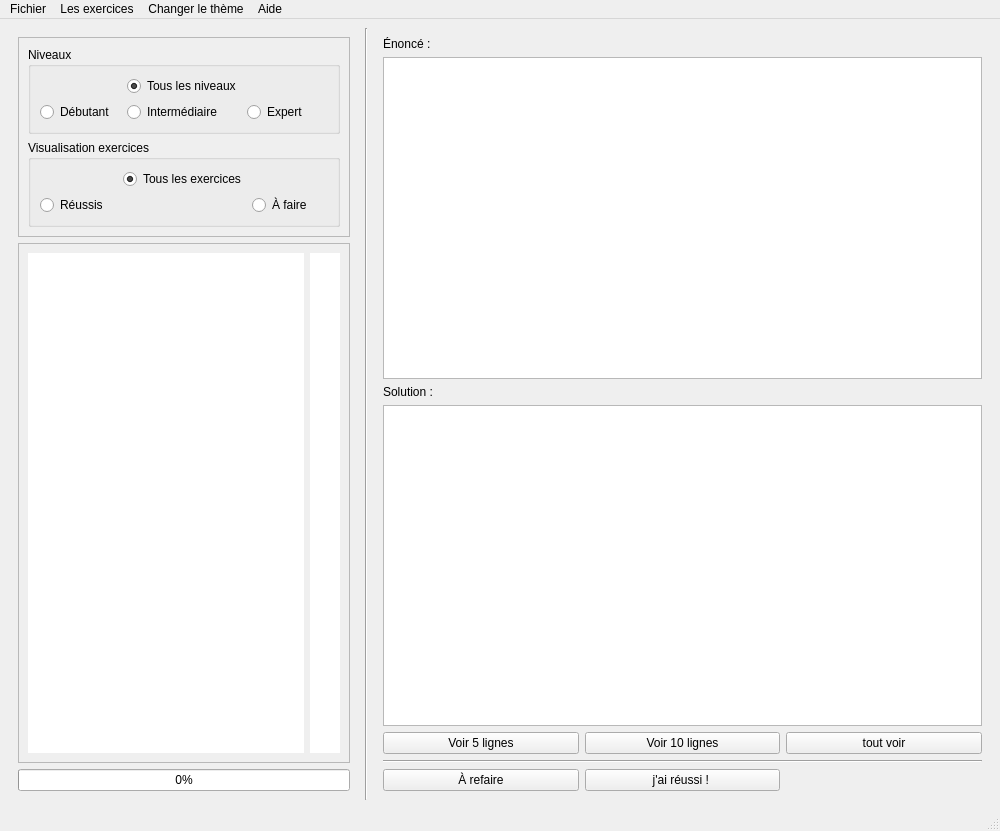
<?xml version="1.0" encoding="UTF-8"?>
<ui version="4.0">
 <class>ExercicesPython</class>
 <widget class="QMainWindow" name="ExercicesPython">
  <property name="geometry">
   <rect>
    <x>0</x>
    <y>0</y>
    <width>1000</width>
    <height>831</height>
   </rect>
  </property>
  <property name="minimumSize">
   <size>
    <width>1000</width>
    <height>0</height>
   </size>
  </property>
  <property name="windowTitle">
   <string>Fiches d'exercice Python</string>
  </property>
  <widget class="QWidget" name="fenetreprincipale_2">
   <layout class="QGridLayout" name="gridLayout_6">
    <item row="0" column="1" rowspan="3">
     <widget class="Line" name="line_2">
      <property name="orientation">
       <enum>Qt::Vertical</enum>
      </property>
     </widget>
    </item>
    <item row="0" column="2" rowspan="3">
     <widget class="QFrame" name="Frcoldroite">
      <property name="enabled">
       <bool>true</bool>
      </property>
      <property name="frameShape">
       <enum>QFrame::NoFrame</enum>
      </property>
      <property name="frameShadow">
       <enum>QFrame::Raised</enum>
      </property>
      <layout class="QGridLayout" name="gridLayout">
       <item row="1" column="0" colspan="3">
        <widget class="QTextEdit" name="te_enonce">
         <property name="enabled">
          <bool>true</bool>
         </property>
        </widget>
       </item>
       <item row="0" column="0">
        <widget class="QLabel" name="la_enonce">
         <property name="enabled">
          <bool>true</bool>
         </property>
         <property name="text">
          <string>Énoncé : </string>
         </property>
        </widget>
       </item>
       <item row="4" column="0">
        <widget class="QPushButton" name="btn_5lignes">
         <property name="enabled">
          <bool>true</bool>
         </property>
         <property name="font">
          <font>
           <kerning>true</kerning>
          </font>
         </property>
         <property name="text">
          <string>Voir 5 lignes</string>
         </property>
         <property name="checkable">
          <bool>false</bool>
         </property>
         <property name="default">
          <bool>false</bool>
         </property>
        </widget>
       </item>
       <item row="2" column="0">
        <widget class="QLabel" name="la_contenu">
         <property name="enabled">
          <bool>true</bool>
         </property>
         <property name="text">
          <string>Solution : </string>
         </property>
        </widget>
       </item>
       <item row="3" column="0" colspan="3">
        <widget class="QTextEdit" name="te_contenu"/>
       </item>
       <item row="4" column="2">
        <widget class="QPushButton" name="btn_toutvoir">
         <property name="text">
          <string>tout voir</string>
         </property>
        </widget>
       </item>
       <item row="4" column="1">
        <widget class="QPushButton" name="btn_10lignes">
         <property name="enabled">
          <bool>true</bool>
         </property>
         <property name="text">
          <string>Voir 10 lignes</string>
         </property>
        </widget>
       </item>
       <item row="6" column="1">
        <widget class="QPushButton" name="btn_reussite">
         <property name="text">
          <string>j'ai réussi ! </string>
         </property>
        </widget>
       </item>
       <item row="5" column="0" colspan="3">
        <widget class="Line" name="line_3">
         <property name="orientation">
          <enum>Qt::Horizontal</enum>
         </property>
        </widget>
       </item>
       <item row="6" column="0">
        <widget class="QPushButton" name="btn_faire">
         <property name="text">
          <string>À refaire</string>
         </property>
        </widget>
       </item>
      </layout>
     </widget>
    </item>
    <item row="0" column="0" rowspan="3">
     <widget class="QFrame" name="Frcolgauche">
      <property name="maximumSize">
       <size>
        <width>350</width>
        <height>16777215</height>
       </size>
      </property>
      <property name="frameShape">
       <enum>QFrame::NoFrame</enum>
      </property>
      <property name="frameShadow">
       <enum>QFrame::Raised</enum>
      </property>
      <layout class="QGridLayout" name="gridLayout_7">
       <item row="1" column="0">
        <widget class="QFrame" name="frame_4">
         <property name="maximumSize">
          <size>
           <width>450</width>
           <height>16777215</height>
          </size>
         </property>
         <property name="frameShape">
          <enum>QFrame::StyledPanel</enum>
         </property>
         <property name="frameShadow">
          <enum>QFrame::Raised</enum>
         </property>
         <layout class="QHBoxLayout" name="horizontalLayout">
          <item>
           <widget class="QListWidget" name="listwid_fichier">
            <property name="minimumSize">
             <size>
              <width>200</width>
              <height>0</height>
             </size>
            </property>
            <property name="maximumSize">
             <size>
              <width>300</width>
              <height>16777215</height>
             </size>
            </property>
            <property name="frameShape">
             <enum>QFrame::NoFrame</enum>
            </property>
           </widget>
          </item>
          <item>
           <widget class="QListWidget" name="listreussi_fichier">
            <property name="minimumSize">
             <size>
              <width>30</width>
              <height>0</height>
             </size>
            </property>
            <property name="maximumSize">
             <size>
              <width>30</width>
              <height>16777215</height>
             </size>
            </property>
            <property name="frameShape">
             <enum>QFrame::NoFrame</enum>
            </property>
            <property name="frameShadow">
             <enum>QFrame::Sunken</enum>
            </property>
           </widget>
          </item>
         </layout>
        </widget>
       </item>
       <item row="2" column="0">
        <widget class="QProgressBar" name="progressBar1">
         <property name="value">
          <number>0</number>
         </property>
         <property name="invertedAppearance">
          <bool>false</bool>
         </property>
        </widget>
       </item>
       <item row="0" column="0">
        <widget class="QFrame" name="Fradiobouton">
         <property name="maximumSize">
          <size>
           <width>450</width>
           <height>16777215</height>
          </size>
         </property>
         <property name="frameShape">
          <enum>QFrame::StyledPanel</enum>
         </property>
         <property name="frameShadow">
          <enum>QFrame::Raised</enum>
         </property>
         <layout class="QGridLayout" name="gridLayout_4">
          <item row="0" column="0">
           <widget class="QGroupBox" name="GBradiobt">
            <property name="title">
             <string>Niveaux</string>
            </property>
            <layout class="QGridLayout" name="gridLayout_2">
             <item row="1" column="1">
              <widget class="QRadioButton" name="radbout_interme">
               <property name="text">
                <string>Intermédiaire</string>
               </property>
              </widget>
             </item>
             <item row="1" column="2">
              <widget class="QRadioButton" name="radbout_expert">
               <property name="text">
                <string>Expert</string>
               </property>
              </widget>
             </item>
             <item row="1" column="0">
              <widget class="QRadioButton" name="radbout_debut">
               <property name="text">
                <string>Débutant</string>
               </property>
              </widget>
             </item>
             <item row="0" column="1">
              <widget class="QRadioButton" name="radbout_toutniv">
               <property name="text">
                <string>Tous les niveaux</string>
               </property>
               <property name="checked">
                <bool>true</bool>
               </property>
              </widget>
             </item>
            </layout>
           </widget>
          </item>
          <item row="1" column="0">
           <widget class="QGroupBox" name="GBvisuali">
            <property name="title">
             <string>Visualisation exercices</string>
            </property>
            <layout class="QGridLayout" name="gridLayout_3">
             <item row="2" column="2">
              <widget class="QRadioButton" name="btexerfaire">
               <property name="text">
                <string>À faire</string>
               </property>
              </widget>
             </item>
             <item row="2" column="0">
              <widget class="QRadioButton" name="btexerreussi">
               <property name="text">
                <string>Réussis</string>
               </property>
              </widget>
             </item>
             <item row="0" column="1">
              <widget class="QRadioButton" name="btexertout">
               <property name="text">
                <string>Tous les exercices</string>
               </property>
               <property name="checked">
                <bool>true</bool>
               </property>
              </widget>
             </item>
            </layout>
           </widget>
          </item>
         </layout>
        </widget>
       </item>
      </layout>
     </widget>
    </item>
   </layout>
  </widget>
  <widget class="QMenuBar" name="menubar">
   <property name="geometry">
    <rect>
     <x>0</x>
     <y>0</y>
     <width>1000</width>
     <height>22</height>
    </rect>
   </property>
   <widget class="QMenu" name="menuFichier">
    <property name="title">
     <string>Fichier</string>
    </property>
    <addaction name="actionFerm_fich"/>
   </widget>
   <widget class="QMenu" name="menuCr_er_un_exercice">
    <property name="title">
     <string>Les exercices</string>
    </property>
    <addaction name="actionCreer_exercice"/>
    <addaction name="actionModifier_exercices"/>
    <addaction name="actionSupprimer_exercices"/>
   </widget>
   <widget class="QMenu" name="menuChanger_le_th_me">
    <property name="title">
     <string>Changer le thème</string>
    </property>
    <addaction name="actionTheme_clair"/>
    <addaction name="actionTheme_sombre"/>
   </widget>
   <widget class="QMenu" name="menuAide">
    <property name="title">
     <string>Aide</string>
    </property>
    <addaction name="actionAide_log"/>
    <addaction name="action_Apropos"/>
   </widget>
   <addaction name="menuFichier"/>
   <addaction name="menuCr_er_un_exercice"/>
   <addaction name="menuChanger_le_th_me"/>
   <addaction name="menuAide"/>
  </widget>
  <widget class="QStatusBar" name="statusbar"/>
  <action name="actionOuvrir_un_fichier">
   <property name="text">
    <string>Ouvrir un fichier</string>
   </property>
  </action>
  <action name="actionSauvegarder_un_fichier">
   <property name="text">
    <string>Sauvegarder un fichier</string>
   </property>
  </action>
  <action name="actionFerm_fich">
   <property name="text">
    <string>Fermer le fichier</string>
   </property>
  </action>
  <action name="actionCreer_exercice">
   <property name="text">
    <string>Créer un exercice</string>
   </property>
  </action>
  <action name="actionModifier_exercices">
   <property name="text">
    <string>Modifier un exercice</string>
   </property>
  </action>
  <action name="actionSupprimer_exercices">
   <property name="text">
    <string>Supprimer un exercice</string>
   </property>
  </action>
  <action name="actionTheme_clair">
   <property name="text">
    <string>Thème clair</string>
   </property>
  </action>
  <action name="actionTheme_sombre">
   <property name="text">
    <string>Thème sombre</string>
   </property>
  </action>
  <action name="actionAide_log">
   <property name="text">
    <string>Aide sur le logiciel</string>
   </property>
  </action>
  <action name="action_Apropos">
   <property name="text">
    <string>À propos</string>
   </property>
  </action>
 </widget>
 <resources/>
 <connections/>
</ui>
